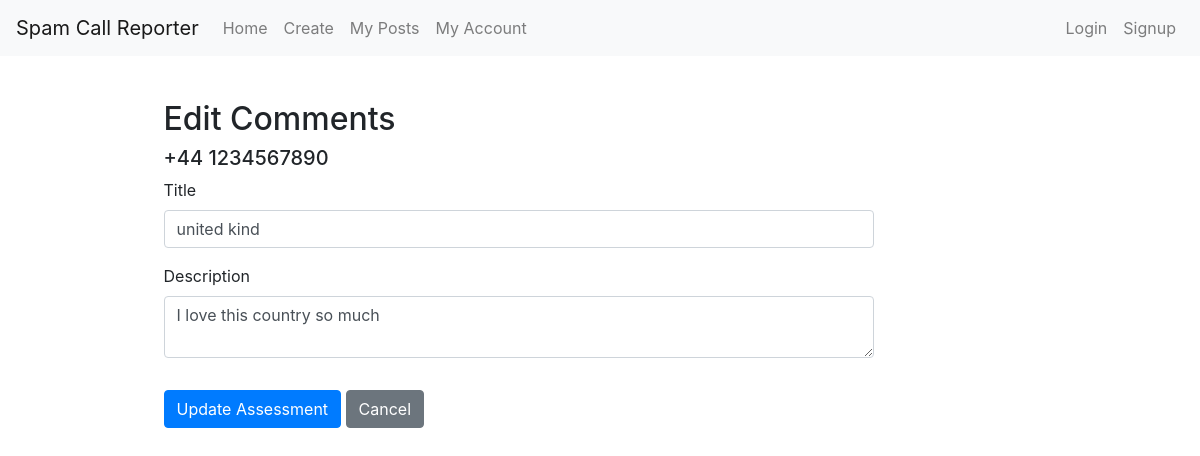
Screenshot of /edit_post/1 with the database file from the repository.
### app/models.py (models this page shows)
class Post(db.Model):
    id = db.Column(db.Integer, primary_key=True)
    country_code = db.Column(db.String(10), nullable=False)
    phone_number = db.Column(db.String(15), nullable=False)
    upvotes = db.Column(db.Integer, default=0)
    downvotes = db.Column(db.Integer, default=0)
    user_id = db.Column(db.Integer, db.ForeignKey('user.id'))
    votes = db.relationship('Vote', back_populates='post', lazy=True)
    comments = db.relationship('Comment', back_populates='post', lazy=True)

class Comment(db.Model):
    id = db.Column(db.Integer, primary_key=True)
    post_id = db.Column(db.Integer, db.ForeignKey('post.id'), nullable=False)
    user_id = db.Column(db.Integer, db.ForeignKey('user.id'), nullable=False)
    title = db.Column(db.String(150), nullable=False)
    description = db.Column(db.Text, nullable=False)
    post = db.relationship('Post', back_populates='comments')
    user = db.relationship('User', back_populates='comments')

### app/views.py (the view)
@app.route('/edit_post/<int:id>', methods=['GET', 'POST'])
def edit_post(id):
    comment = Comment.query.get_or_404(id)
    if comment is None:
        flash('Comment not found', 'danger')
        return redirect('/')
    form = PostForm(obj=comment)
    post = Post.query.get(comment.post_id)
    if form.validate_on_submit():
        comment.title = form.title.data
        comment.description = form.description.data
        db.session.commit()
        flash('Post updated successfully', 'success')
        return redirect('/')
    return render_template('edit_post.html', form=form, post=post)

### app/forms.py
class PostForm(FlaskForm):
    with app.app_context():
        country_codes = CountryCode.query.all()
    country_code = SelectField('Country Code', choices=[(code.code, code.name) for code in country_codes], validators=[DataRequired()])
    phone_number = StringField('Phone Number', validators=[DataRequired(), Length(min=7, max=15)])
    title = StringField('Title', validators=[DataRequired(), Length(max=150)])
    description = TextAreaField('Description', validators=[DataRequired()])
    submit = SubmitField('Submit')

### app/templates/edit_post.html (shortened to what this page needs)
{% extends "base.html" %}
{% block content %}
<div class="container mt-4">
    <h2>Edit Comments</h2>
    <form method="POST" action="{{ url_for('edit_post', id=post.id) }}">
        <h5 class="mb-2">{{ post.country_code }} {{ post.phone_number }}</h5>
        <div class="form-group">
            {{ form.title.label }}
            {{ form.title(class_='form-control', placeholder='Enter title here') }}
        </div>
        <div class="form-group">
            {{ form.description.label }}
            {{ form.description(class_='form-control', placeholder='Enter description here') }}
        </div>
        <button type="submit" class="btn btn-primary mt-3">Update Assessment</button>
        <a href="/" class="btn btn-secondary mt-3">Cancel</a>
    </form>
</div>
{% endblock %}

### rows the page displays
Post: country_code "+44", phone_number "1234567890"
Comment: title "united kind", description "I love this country so much"
